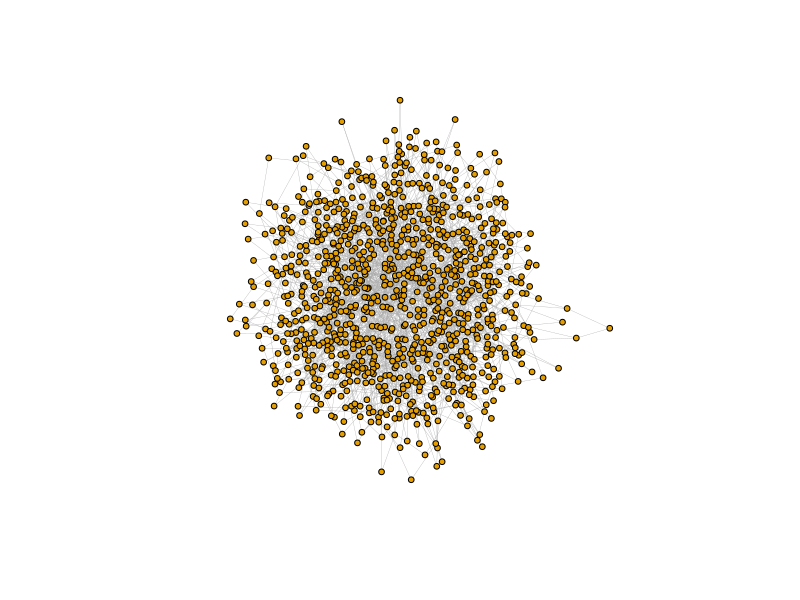

Generate this figure with R:
library(igraph)
set.seed(666)

graph <- barabasi.game(n = 1000, m = 2, directed = FALSE)

cat("\nPodsumowanie grafu\n")
summary(graph)


layout_fr <- layout_with_fr(graph)
plot(graph, layout = layout_fr, vertex.size = 3, vertex.label = NA, edge.arrow.size = 0.1, edge.width = 0.3)


betweenness_values <- betweenness(graph)
most_central_node <- which.max(betweenness_values)
cat("\nNajbardziej centralny węzeł (betweenness):", most_central_node, "\n")
cat("Wartość betweenness:", betweenness_values[most_central_node], "\n")


graph_diameter <- diameter(graph)
cat("\nŚrednica grafu:", graph_diameter, "\n")


# Różnice między grafami Barabasi-Albert i Erdos-Renyi:
# 
# Graf Erdos-Renyi (model losowy):
# - Każda para węzłów ma takie samo prawdopodobieństwo połączenia
# - Rozkład stopni węzłów jest bliski rozkładowi Poissona
# - Nie występuje zjawisko Preferential Attachment
# - Struktura jest bardziej jednorodna
# - Brak wyraźnych węzłów centralnych
#
# Graf Barabasi-Albert (model sieci bezskalowej):
# - Wykorzystuje mechanizm Preferential Attachment - nowe węzły łączą się częściej z węzłami o wyższym stopniu
# - Rozkład stopni węzłów jest potęgowy - kilka węzłów ma bardzo wysoki stopień
# - Lepiej modeluje rzeczywiste sieci społecznościowe, internet, sieci cytowań
# - Struktura jest hierarchiczna z wyraźnymi węzłami centralnymi
